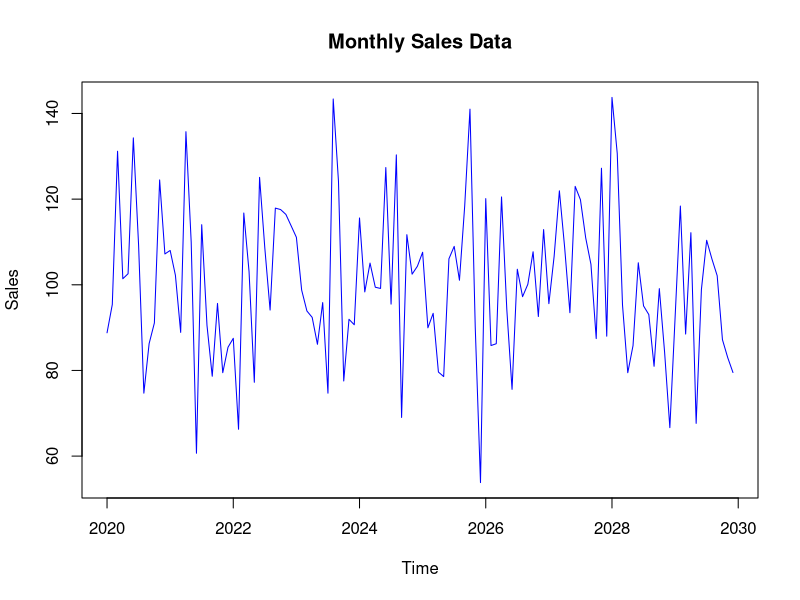
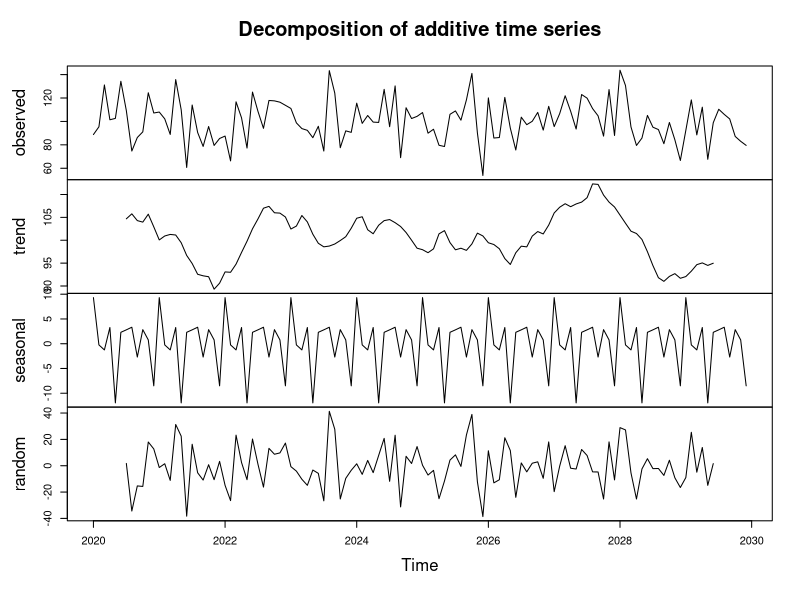
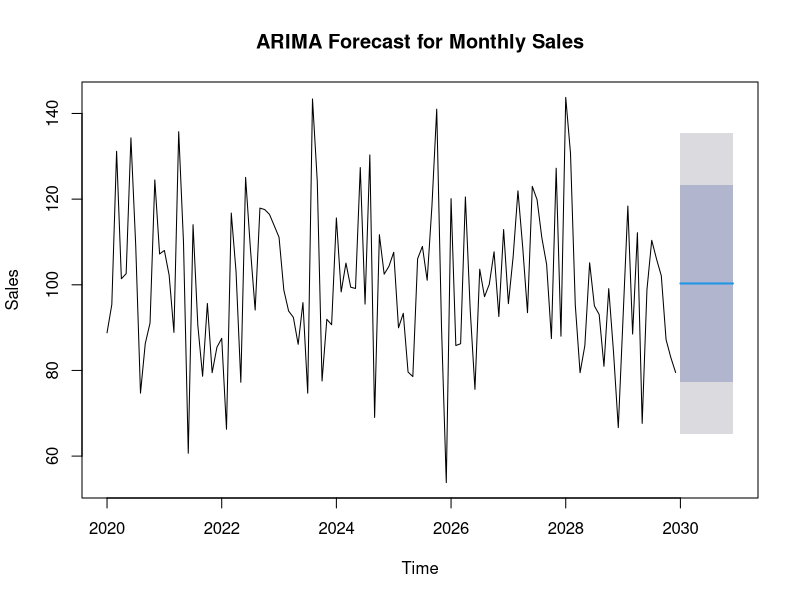
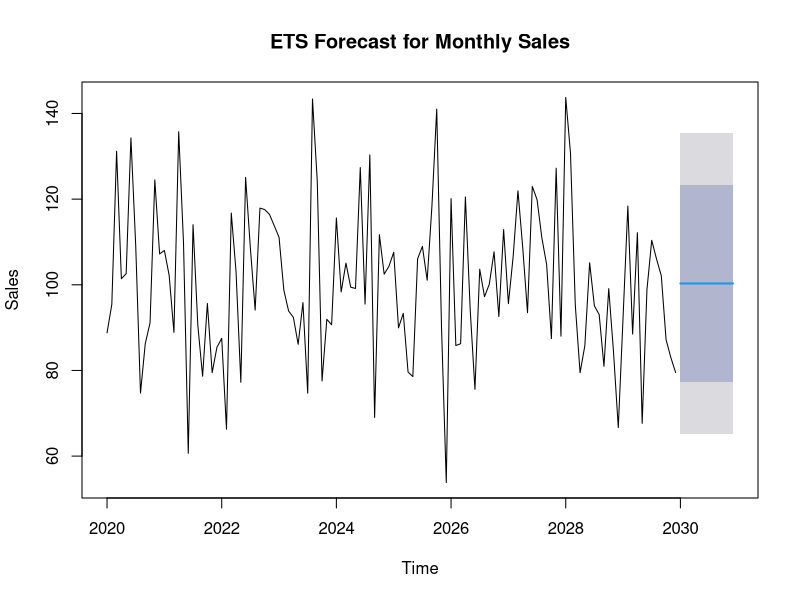
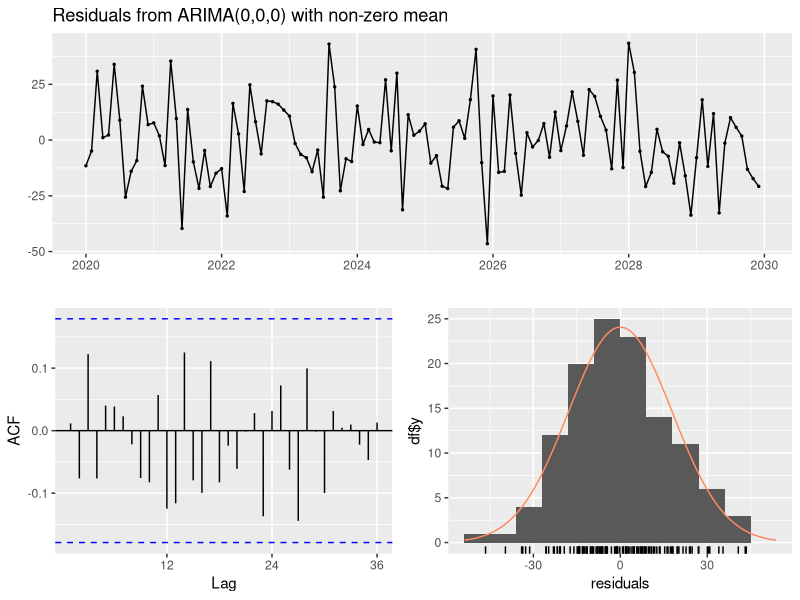
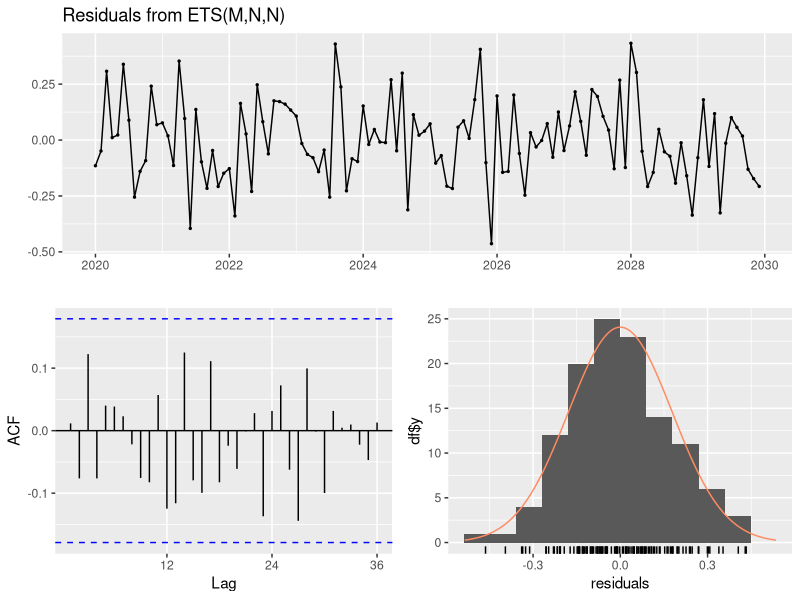

R code for these plots, in order:
install.packages("forecast")
install.packages("ggplot2")
install.packages("tseries")
install.packages("dplyr")
install.packages("caTools")

library(forecast)
library(ggplot2)
library(tseries)
set.seed(123)

sales_data <- ts(rnorm(120,mean = 100,sd = 20),frequency = 12,start = c(2020,1))
plot(sales_data,main = "Monthly Sales Data",ylab="Sales",xlab="Time",col="blue")

sales_decomposed <- decompose(sales_data)
plot(sales_decomposed)

adf_test <- adf.test(sales_data)
print(adf_test)

arima_model <- auto.arima(sales_data)
summary(arima_model)
forecast_arima <- forecast(arima_model,h = 12)
plot(forecast_arima,main = "ARIMA Forecast for Monthly Sales",xlab="Time",ylab="Sales")

ets_model <- ets(sales_data)
summary(ets_model)
forecast_ets <- forecast(ets_model,h = 12)
plot(forecast_ets,main = "ETS Forecast for Monthly Sales",xlab="Time",ylab = "Sales")

accuracy_arima <- accuracy(forecast_arima) 
accuracy_ets <- accuracy(forecast_ets) 
print("ARIMA Model Accuracy:") 
print(accuracy_arima) 
print("ETS Model Accuracy:") 
print(accuracy_ets) 

checkresiduals(arima_model) 
checkresiduals(ets_model) 

write.csv(forecast_arima, "arima_forecast.csv") 
write.csv(forecast_ets, "ets_forecast.csv") 


